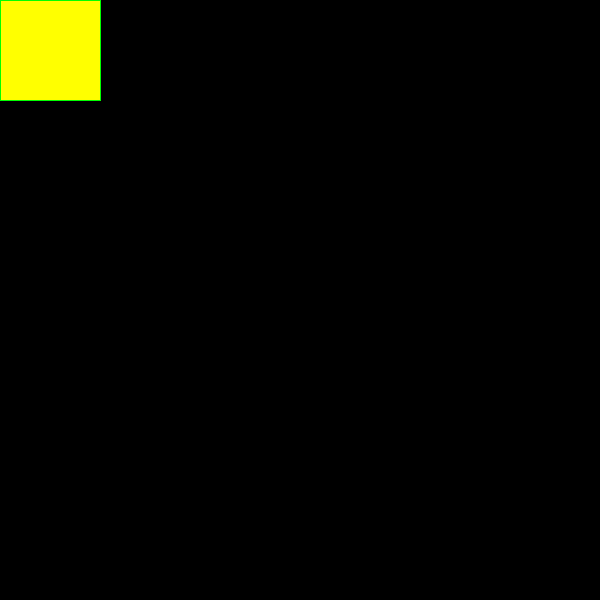
Frame 1 (no input)
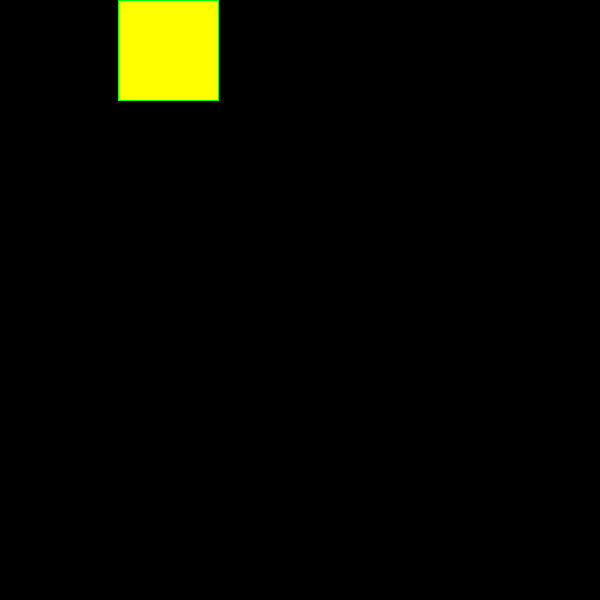
Frame 60 (the mouse pressed at the canvas centre just before this capture)
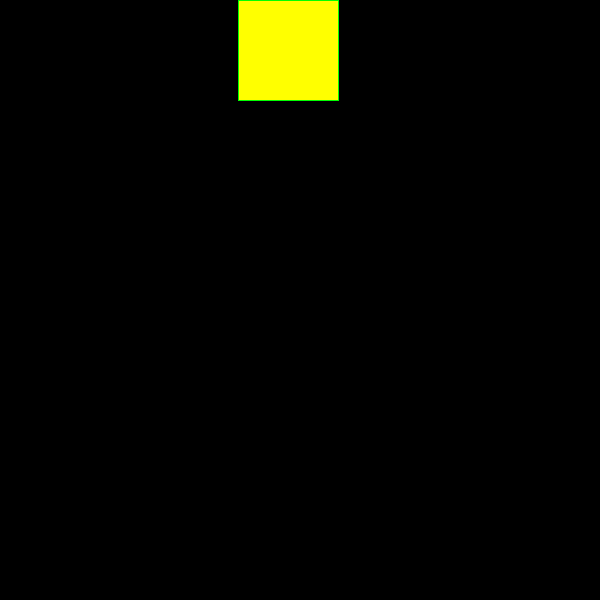
Frame 120 (the mouse held since frame 60 and released just before this capture)

The Processing sketch that drew these frames (run headless with seeded random() and noise(); from frame 60 on, the mouse is pressed at the canvas centre):

// Processing sketch: bouncing_square
// ── bouncing_square.pde
/*Ashutosh Gajankush*/

void setup() {
  size(600, 600);
}

int x = 0, y = 0, dx = 2, dy = 2;
void draw() {
  background(0);
  stroke(0, 255, 0);
  fill(255, 255, 0);
  final int RECT_WIDTH = 100;
  rect(x, y, RECT_WIDTH, 100);

  if ((x<=width-RECT_WIDTH && x>=0) || (y>=height-RECT_WIDTH && x>=0)) {
    x = x + dx;
  } else if (y<=height-RECT_WIDTH|| x<0) {
    y=y+dy;
  } 
  println(x, y, dx, dy);
  if (y==height-RECT_WIDTH && x>width-RECT_WIDTH) {
    dx=-dx;
  } else if (y>height-RECT_WIDTH && x<0) {
    dy=-dy;
  }
  if (x <0 && y <0 && dx <0 && dy<0)
  {
    x=0;
    y=0;
    dx=2;
    dy=2;
  }

} 
